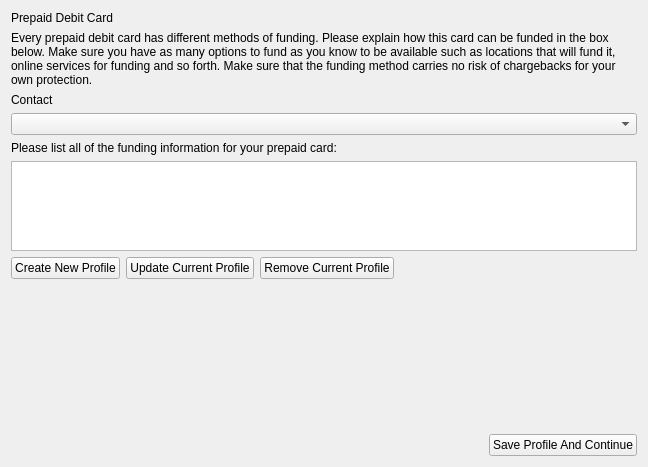
<?xml version="1.0" encoding="UTF-8"?>
<ui version="4.0">
 <class>Form</class>
 <widget class="QWidget" name="Form">
  <property name="geometry">
   <rect>
    <x>0</x>
    <y>0</y>
    <width>648</width>
    <height>467</height>
   </rect>
  </property>
  <property name="windowTitle">
   <string>Form</string>
  </property>
  <layout class="QGridLayout" name="gridLayout">
   <item row="6" column="0">
    <layout class="QHBoxLayout" name="horizontalLayout_2">
     <item>
      <widget class="QPushButton" name="Create4">
       <property name="text">
        <string>Create New Profile</string>
       </property>
      </widget>
     </item>
     <item>
      <widget class="QPushButton" name="Update4">
       <property name="text">
        <string>Update Current Profile</string>
       </property>
      </widget>
     </item>
     <item>
      <widget class="QPushButton" name="Remove4">
       <property name="text">
        <string>Remove Current Profile</string>
       </property>
      </widget>
     </item>
     <item>
      <spacer name="horizontalSpacer_2">
       <property name="orientation">
        <enum>Qt::Horizontal</enum>
       </property>
       <property name="sizeHint" stdset="0">
        <size>
         <width>40</width>
         <height>20</height>
        </size>
       </property>
      </spacer>
     </item>
    </layout>
   </item>
   <item row="3" column="0">
    <widget class="QComboBox" name="DebitSelect">
     <property name="cursor">
      <cursorShape>PointingHandCursor</cursorShape>
     </property>
    </widget>
   </item>
   <item row="7" column="0">
    <spacer name="verticalSpacer">
     <property name="orientation">
      <enum>Qt::Vertical</enum>
     </property>
     <property name="sizeHint" stdset="0">
      <size>
       <width>20</width>
       <height>82</height>
      </size>
     </property>
    </spacer>
   </item>
   <item row="8" column="0">
    <layout class="QHBoxLayout" name="horizontalLayout">
     <item>
      <spacer name="horizontalSpacer">
       <property name="orientation">
        <enum>Qt::Horizontal</enum>
       </property>
       <property name="sizeHint" stdset="0">
        <size>
         <width>40</width>
         <height>20</height>
        </size>
       </property>
      </spacer>
     </item>
     <item>
      <widget class="QPushButton" name="Save4">
       <property name="text">
        <string>Save Profile And Continue</string>
       </property>
      </widget>
     </item>
    </layout>
   </item>
   <item row="4" column="0">
    <widget class="QLabel" name="DebitInfoText">
     <property name="text">
      <string>Please list all of the funding information for your prepaid card:</string>
     </property>
    </widget>
   </item>
   <item row="5" column="0">
    <widget class="QTextEdit" name="DebitBox">
     <property name="sizePolicy">
      <sizepolicy hsizetype="Expanding" vsizetype="Expanding">
       <horstretch>1</horstretch>
       <verstretch>1</verstretch>
      </sizepolicy>
     </property>
     <property name="minimumSize">
      <size>
       <width>0</width>
       <height>10</height>
      </size>
     </property>
     <property name="maximumSize">
      <size>
       <width>16777215</width>
       <height>90</height>
      </size>
     </property>
    </widget>
   </item>
   <item row="1" column="0">
    <widget class="QLabel" name="DebitBrowser">
     <property name="text">
      <string>Every prepaid debit card has different methods of funding. Please explain how this card can be funded in the box below. Make sure you have as many options to fund as you know to be available such as locations that will fund it, online services for funding and so forth. Make sure that the funding method carries no risk of chargebacks for your own protection.</string>
     </property>
     <property name="wordWrap">
      <bool>true</bool>
     </property>
    </widget>
   </item>
   <item row="0" column="0">
    <widget class="QLabel" name="DebitText">
     <property name="text">
      <string>Prepaid Debit Card</string>
     </property>
    </widget>
   </item>
   <item row="2" column="0">
    <widget class="QLabel" name="label">
     <property name="text">
      <string>Contact</string>
     </property>
    </widget>
   </item>
  </layout>
 </widget>
 <resources>
  <include location="../../../NEW UI/Halo.qrc"/>
 </resources>
 <connections/>
</ui>
